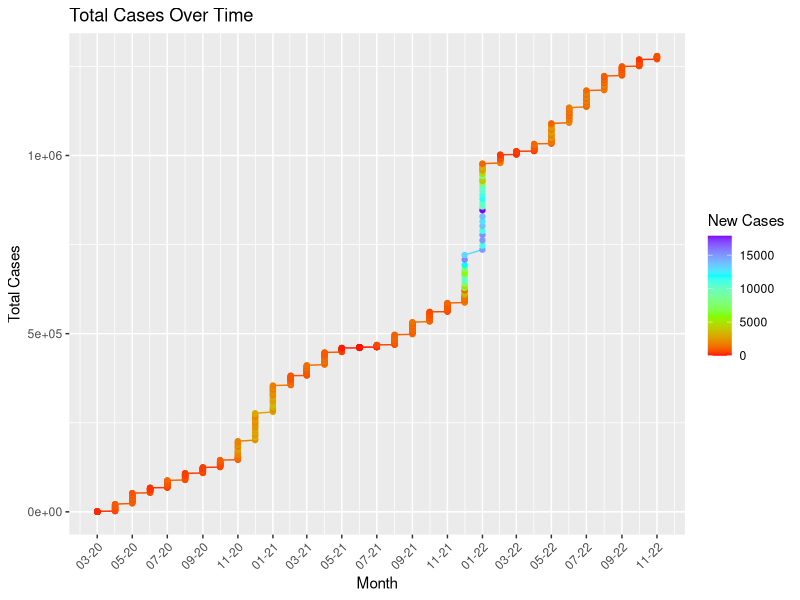
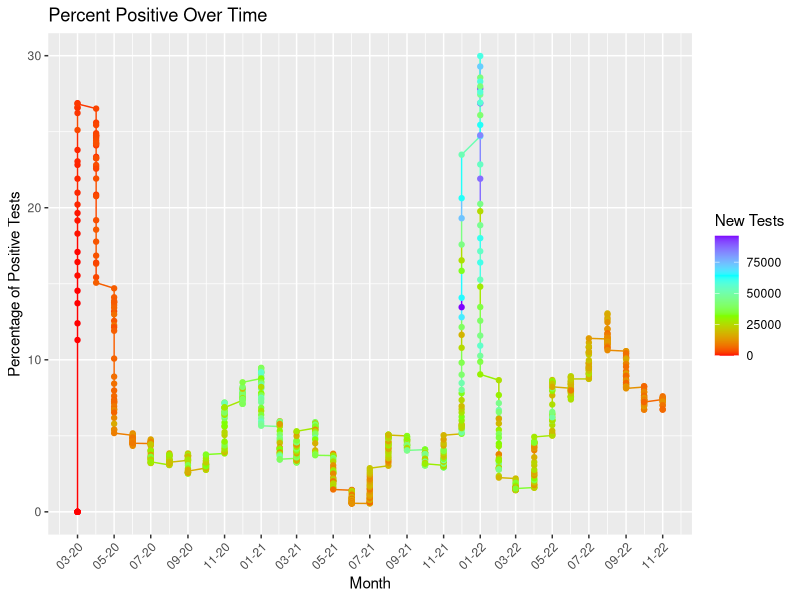
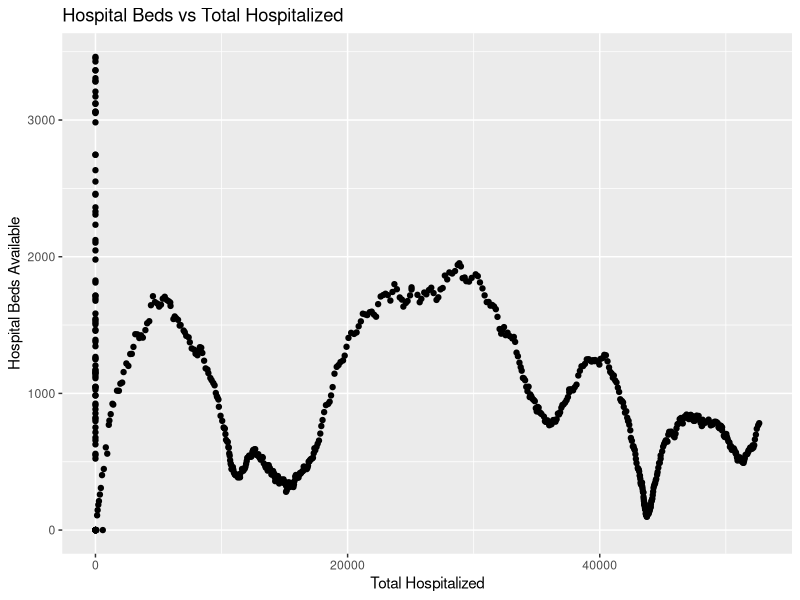
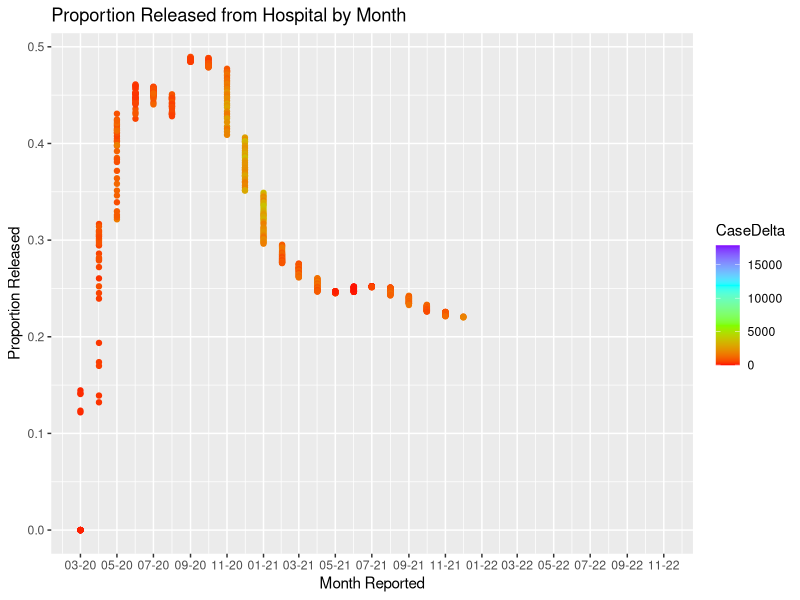
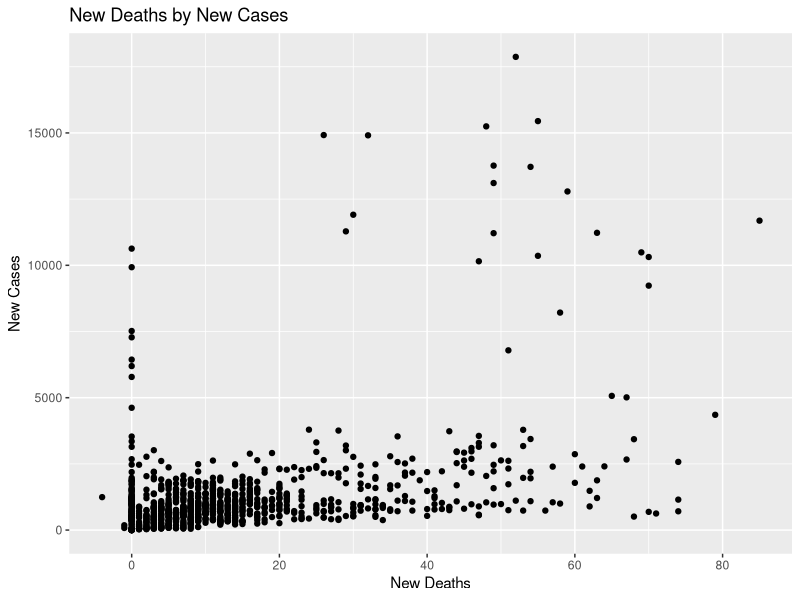
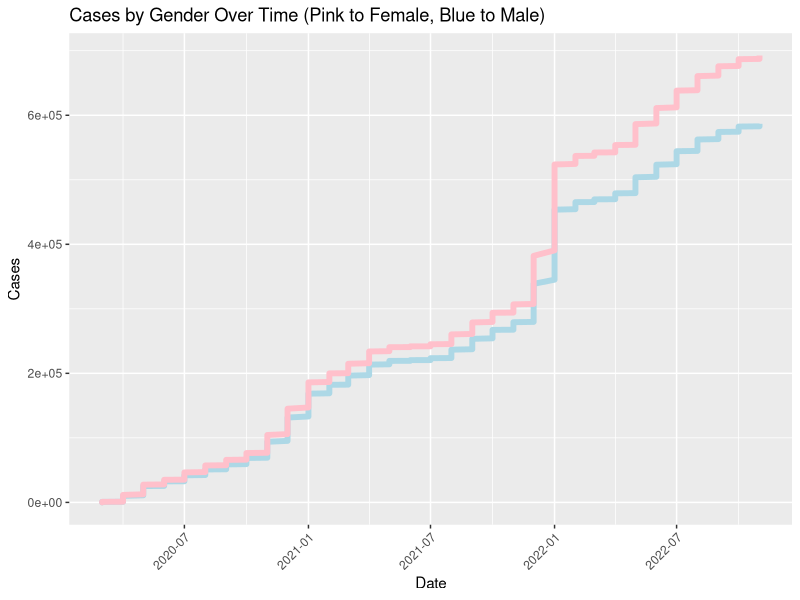
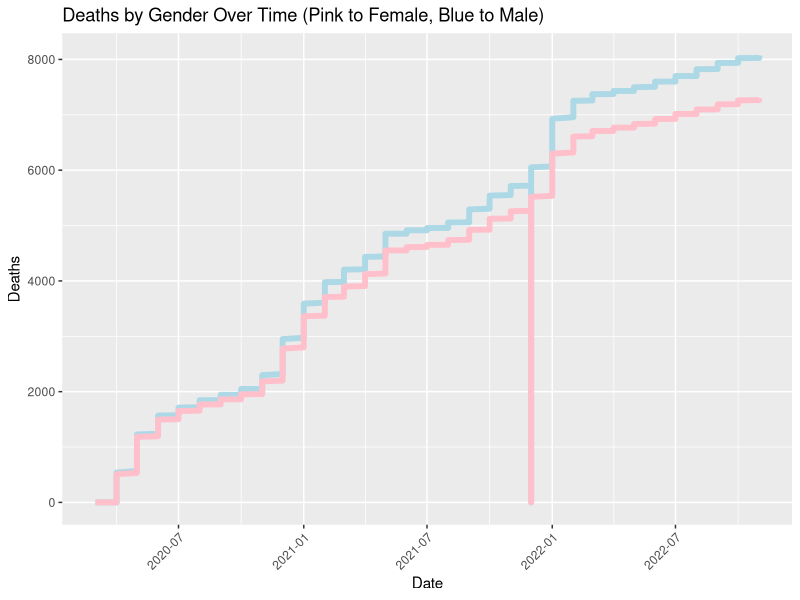
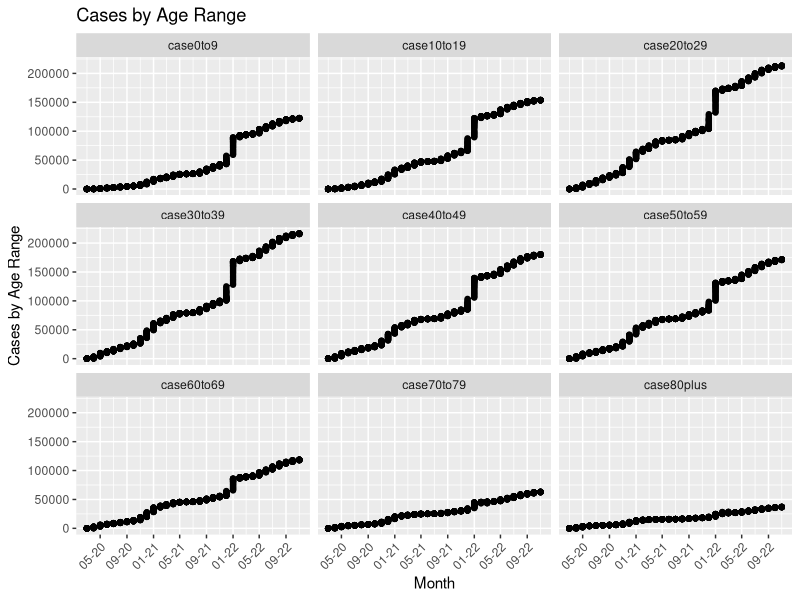

These charts were generated, in order, by the following R code:
## ---- chunk 1
knitr::opts_chunk$set(echo = TRUE)
## ---- chunk 2

library(data.table)
df <- fread('MD_COVID-19_-_MASTER_Case_Tracker.csv')
show(df)
## ---- chunk 3
library(zoo)
library(tidyverse)
library(lubridate)
library(dplyr)
## ---- chunk 4


df1 <- df %>% dplyr::mutate(year = year(as.Date(df$ReportDate,format="%m/%d/%Y")),
                 month = lubridate::month(as.Date(df$ReportDate,format="%m/%d/%Y")),
                 day = lubridate::day(as.Date(df$ReportDate,format="%m/%d/%Y")),
                 date = my(format(as.Date(df$ReportDate,format = "%m/%d/%Y"),"%m/%y")))
## ---- chunk 5
ggplot(data=df1, aes(x=df1$date, y=df1$TotalCases, color= df1$CaseDelta)) +
  labs(x = "Month", y = "Total Cases", color = "New Cases") +
  scale_colour_gradientn(colors=rainbow(4)) +
  geom_line()+
  geom_point() +
  scale_x_date(date_labels = "%m-%y",
               date_breaks = "2 month") +
  ggtitle("Total Cases Over Time") +
  theme(axis.text.x = element_text(angle = 45, hjust=1))
## ---- chunk 6
ggplot(data=df1, aes(x=df1$date, y=df1$PosTestPercent, color = df1$TestsDelta)) +
  geom_line() +
  labs(color = "New Tests", x = "Month", y = "Percentage of Positive Tests") +
  scale_colour_gradientn(colors=rainbow(4)) +
  geom_point() +
  scale_x_date(date_labels = "%m-%y",
               date_breaks = "2 month") +
  ggtitle("Percent Positive Over Time") + 
  theme(axis.text.x = element_text(angle = 45, hjust=1))
## ---- chunk 7
ggplot(data=df1, aes(x=df1$total_hospitalized, y=df1$bedsTotal)) +
  xlab("Total Hospitalized") +
  ylab("Hospital Beds Available") +
  ggtitle("Hospital Beds vs Total Hospitalized") +
  geom_point()
## ---- chunk 8
proportion_released = df1$total_released / df1$total_hospitalized
ggplot(data=df1, aes(x=df1$date, y=proportion_released, color=CaseDelta)) +
  scale_colour_gradientn(colors=rainbow(4)) +
  xlab("Month Reported") +
  ylab("Proportion Released") +
  geom_point() +
  scale_x_date(date_labels = "%m-%y",
               date_breaks = "2 month") +
  ggtitle("Proportion Released from Hospital by Month")
  theme(axis.text.x = element_text(angle = 45, hjust=1))

## ---- chunk 9

df1$NegDelta[is.na(df1$NegDelta)] = 0
df1$bedsDelta[is.na(df1$bedsDelta)] = 0
df1$deathsDelta[is.na(df1$deathsDelta)] = 0
df1$CaseDelta[is.na(df1$CaseDelta)] = 0
df1$pDeathsDelta[is.na(df1$pDeathsDelta)] = 0
df1$TestsDelta[is.na(df1$TestsDelta)] = 0
df1$releasedDelta[is.na(df1$releasedDelta)] = 0
df1$hospitalizedDelta[is.na(df1$hospitalizedDelta)] = 0

df1 <- df1 %>% mutate_all(.funs = funs(na.locf0(.)))

ggplot(data=df1, aes(x=df1$deathsDelta, y=df1$CaseDelta)) +
  labs(y = "New Cases", x = "New Deaths") +
  geom_point() +
  ggtitle("New Deaths by New Cases")
  geom_abline(color = "red")
## ---- chunk 10

ggp1 <- ggplot(data = df1, aes(x=df1$date)) +       
  geom_line(aes(y = df1$genMale), color = "lightblue", size=2) +
  geom_line(aes(y = df1$genFemale), color = "pink", size=2) +
  labs(x="Date", y="Cases") +
  ggtitle("Cases by Gender Over Time (Pink to Female, Blue to Male)") +
  theme(axis.text.x = element_text(angle = 45, hjust=1))

ggp1     

## ---- chunk 11

ggp1 <- ggplot(data = df1, aes(x=df1$date)) +       
  geom_line(aes(y = df1$deathGenMale), color = "lightblue", size=2) +
  geom_line(aes(y = df1$deathGenFemale), color = "pink", size=2) +
  labs(x="Date", y="Deaths") +
  ggtitle("Deaths by Gender Over Time (Pink to Female, Blue to Male)") +
  theme(axis.text.x = element_text(angle = 45, hjust=1))

ggp1     

## ---- chunk 12
agc <- df1 %>% pivot_longer(
  col = c(case0to9,case10to19,case20to29,case30to39,case40to49,case50to59,case60to69,case70to79,case80plus),
  names_to = "ageGroup",
  values_to = "cases")

ggplot(data = agc, aes(x = `date`, y = `cases`)) +
  facet_wrap(~agc$ageGroup) +
  labs(x = "Month", y = "Cases by Age Range") +
  geom_line()+
  geom_point() +
  ggtitle("Cases by Age Range") +
  scale_x_date(date_labels = "%m-%y",
               date_breaks = "4 month") +
  theme(axis.text.x = element_text(angle = 45, hjust=1))
## ---- chunk 13
agc$proportion = agc$cases / agc$TotalCases

ggplot(data = agc, aes(x = `date`, y = `proportion`)) +
  facet_wrap(~agc$ageGroup) +
  labs(x = "Month", y = "Proportion of Cases by Group") +
  geom_line()+
  geom_point() +
  scale_x_date(date_labels = "%m-%y",
               date_breaks = "4 month") +
  theme(axis.text.x = element_text(angle = 45, hjust=1))
## ---- chunk 14
agd <- df1 %>% pivot_longer(
  col = c(death0to9,death10to19,death20to29,death30to39,death40to49,death50to59,death60to69,death70to79,death80plus),
  names_to = "ageGroup",
  values_to = "deathByGroup")

ggplot(data = agd, aes(x = `date`, y = `deathByGroup`)) +
  facet_wrap(~agd$ageGroup) +
  labs(x = "Month", y = "Deaths by Group") +
  geom_line()+
  geom_point() +
  scale_x_date(date_labels = "%m-%y",
               date_breaks = "4 month") +
  theme(axis.text.x = element_text(angle = 45, hjust=1))
